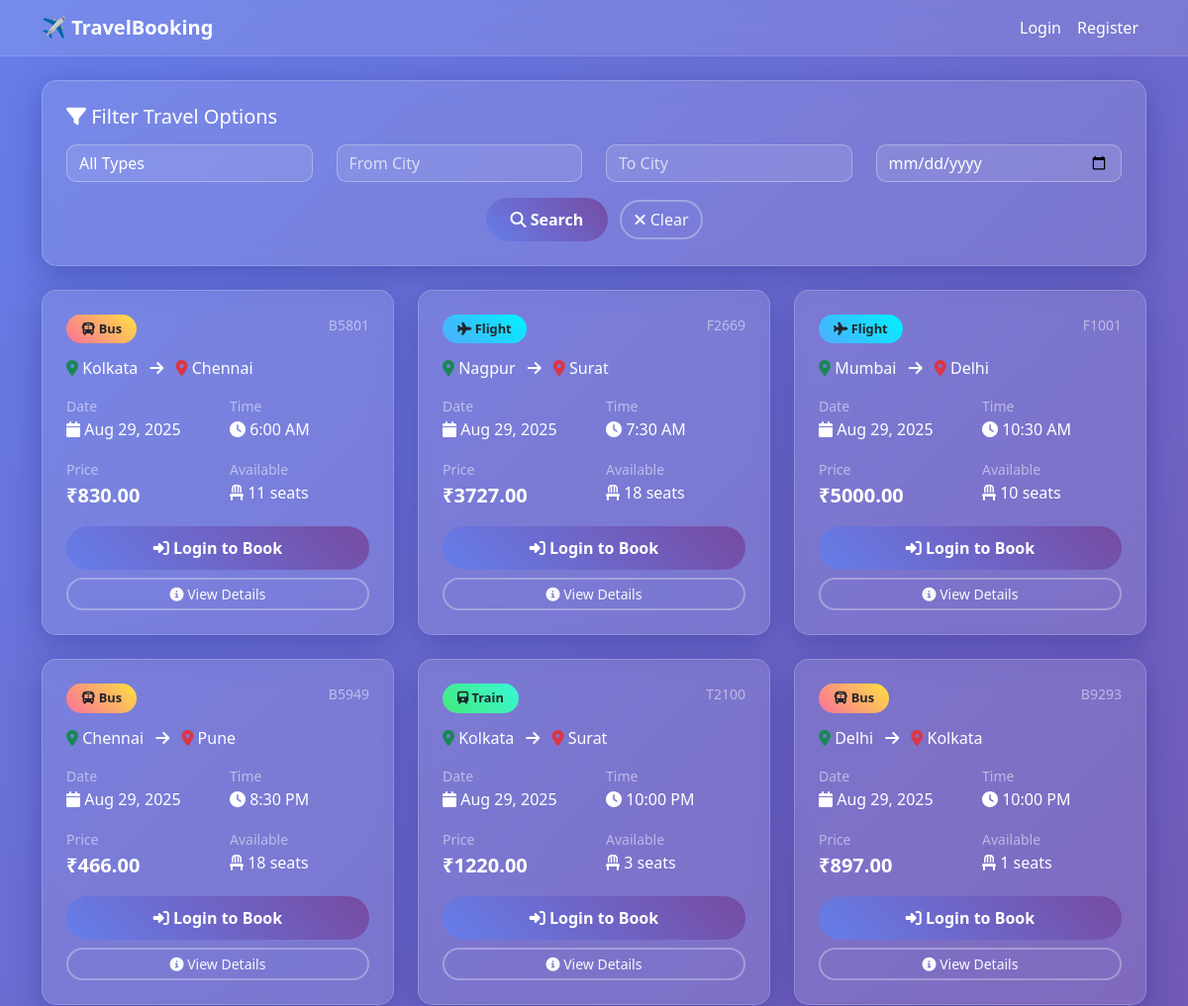
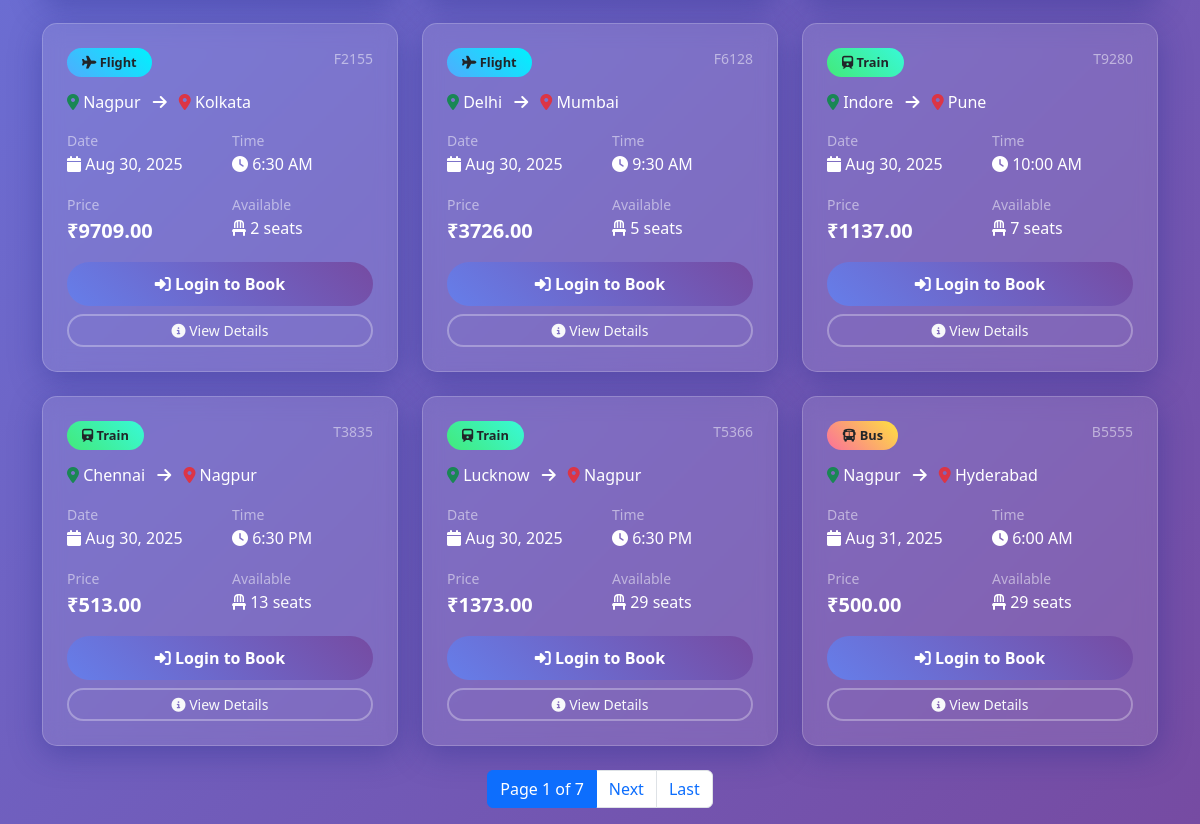
The page / on the database its author committed (2 pictures, top to bottom).
### booking/models.py (models this page shows, shortened)
class TravelOption(models.Model):
    TRAVEL_TYPES = [
        ('flight', 'Flight'),
        ('train', 'Train'),
        ('bus', 'Bus'),
    ]
    travel_id = models.CharField(max_length=20, unique=True)
    type = models.CharField(max_length=10, choices=TRAVEL_TYPES)
    source = models.CharField(max_length=100)
    destination = models.CharField(max_length=100)
    date = models.DateField()
    time = models.TimeField()
    price = models.DecimalField(max_digits=10, decimal_places=2, validators=[MinValueValidator(0)])
    available_seats = models.PositiveIntegerField(validators=[MinValueValidator(0)])
    created_at = models.DateTimeField(auto_now_add=True)
    updated_at = models.DateTimeField(auto_now=True)
    class Meta:
        ordering = ['date', 'time']

### travel/views.py (the view)
# urls.py: path('', views.travel_list, name='travel_list'),  # /booking/ -> booking travel list
def travel_list(request):
    travels = TravelOption.objects.all().order_by('date', 'time')
    travel_type = request.GET.get('type', '').strip()
    source = request.GET.get('source', '').strip()
    destination = request.GET.get('destination', '').strip()
    date = request.GET.get('date', '').strip()
    if travel_type:
        travels = travels.filter(type=travel_type)
    if source:
        travels = travels.filter(source__icontains=source)
    if destination:
        travels = travels.filter(destination__icontains=destination)
    if date:
        try:
            filter_date = datetime.strptime(date, '%Y-%m-%d').date()
            travels = travels.filter(date=filter_date)
        except ValueError:
            pass  # Invalid date format, ignore filter
    all_travels = TravelOption.objects.all()
    sources = list(all_travels.values_list('source', flat=True).distinct().order_by('source'))
    destinations = list(all_travels.values_list('destination', flat=True).distinct().order_by('destination'))
    travel_types = TravelOption.TRAVEL_TYPES
    current_filters = {
        'type': travel_type,
        'source': source,
        'destination': destination,
        'date': date,
    }
    paginator = Paginator(travels, 12)  # Show 12 travels per page
    page_number = request.GET.get('page')
    page_obj = paginator.get_page(page_number)
    print(f"Total travels found: {travels.count()}")
    print(f"Filters applied: {current_filters}")
    context = {
        'travels': travels,
        'page_obj': page_obj,
        'travel_types': travel_types,
        'sources': sources,
        'destinations': destinations,
        'current_filters': current_filters,
    }
    return render(request, "travel_list.html", context)

### templates/travel_list.html (shortened to what this page needs)
<!DOCTYPE html>
<html lang="en">
<head>
    <link href="https://cdnjs.cloudflare.com/ajax/libs/bootstrap/5.3.2/css/bootstrap.min.css" rel="stylesheet">
    <link href="https://cdnjs.cloudflare.com/ajax/libs/font-awesome/6.4.0/css/all.min.css" rel="stylesheet">
</head>
<body>
    <nav class="navbar navbar-expand-lg navbar-dark">
        <div class="container">
            <a class="navbar-brand fw-bold" href="{% url 'booking:travel_list' %}">
                ✈️ TravelBooking
            </a>
            <div class="collapse navbar-collapse" id="navbarNav">
                <ul class="navbar-nav ms-auto">
                    {% if user.is_authenticated %}
                        <li class="nav-item">
                            <a class="nav-link active" href="{% url 'booking:travel_list' %}">Destinations</a>
                        </li>
                        <li class="nav-item">
                            <a class="nav-link" href="{% url 'booking:my_bookings' %}">My Bookings</a>
                        </li>
                        <li class="nav-item">
                            <a class="nav-link" href="{% url 'accounts:profile' %}">Profile</a>
                        </li>
                        <li class="nav-item">
                            <a class="nav-link" href="{% url 'accounts:logout' %}">Logout</a>
                        </li>
                    {% else %}
                        <li class="nav-item">
                            <a class="nav-link" href="{% url 'accounts:login' %}">Login</a>
                        </li>
                        <li class="nav-item">
                            <a class="nav-link" href="{% url 'accounts:register' %}">Register</a>
                        </li>
                    {% endif %}
                </ul>
            </div>
        </div>
    </nav>
    <div class="container mt-4">
        <div class="filter-card p-4 mb-4">
            <h5 class="text-white mb-3"><i class="fas fa-filter"></i> Filter Travel Options</h5>
            <form method="get" id="filterForm">
                <div class="row">
                    <div class="col-md-3 mb-3">
                        <select name="type" class="form-select">
                            <option value="">All Types</option>
                        </select>
                    </div>
                    <div class="col-md-3 mb-3">
                        <input type="text" name="source" class="form-control" placeholder="From City"
                               value="{{ current_filters.source|default:'' }}" list="sources">
                    </div>
                    <div class="col-md-3 mb-3">
                        <input type="text" name="destination" class="form-control" placeholder="To City"
                               value="{{ current_filters.destination|default:'' }}" list="destinations">
                    </div>
                    <div class="col-md-3 mb-3">
                        <input type="date" name="date" class="form-control"
                               value="{{ current_filters.date|default:'' }}">
                    </div>
                </div>
                <div class="text-center">
                    <button type="submit" class="btn btn-primary me-2">
                        <i class="fas fa-search"></i> Search
                    </button>
                    <a href="{% url 'booking:travel_list' %}" class="btn btn-outline-light">
                        <i class="fas fa-times"></i> Clear
                    </a>
                </div>
            </form>
        </div>
        <div class="row">
            {% for travel in page_obj %}
                <div class="col-md-6 col-lg-4 mb-4">
                    <div class="travel-card p-4 h-100">
                        <div class="d-flex justify-content-between align-items-start mb-3">
                            <span class="travel-type-badge {{ travel.type }}">
                                {% if travel.type == 'flight' %}
                                    <i class="fas fa-plane"></i> {{ travel.get_type_display }}
                                {% elif travel.type == 'train' %}
                                    <i class="fas fa-train"></i> {{ travel.get_type_display }}
                                {% else %}
                                    <i class="fas fa-bus"></i> {{ travel.get_type_display }}
                                {% endif %}
                            </span>
                            <small class="text-white-50">{{ travel.travel_id }}</small>
                        </div>
                        <div class="mb-3">
                            <h6 class="text-white mb-2">
                                <i class="fas fa-map-marker-alt text-success"></i> {{ travel.source }}
                                <i class="fas fa-arrow-right mx-2"></i>
                                <i class="fas fa-map-marker-alt text-danger"></i> {{ travel.destination }}
                            </h6>
                        </div>
                        <div class="row mb-3">
                            <div class="col-6">
                                <small class="text-white-50">Date</small>
                                <div class="text-white">
                                    <i class="fas fa-calendar"></i> {{ travel.date|date:"M d, Y" }}
                                </div>
                            </div>
                            <div class="col-6">
                                <small class="text-white-50">Time</small>
                                <div class="text-white">
                                    <i class="fas fa-clock"></i> {{ travel.time|time:"g:i A" }}
                                </div>
                            </div>
                        </div>
                        <div class="row mb-3">
                            <div class="col-6">
                                <small class="text-white-50">Price</small>
                                <div class="text-white fw-bold fs-5">
                                    ₹{{ travel.price }}
                                </div>
                            </div>
                            <div class="col-6">
                                <small class="text-white-50">Available</small>
                                <div class="text-white">
                                    <i class="fas fa-chair"></i> {{ travel.available_seats }} seats
                                </div>
                            </div>
                        </div>
                        <div class="d-grid gap-2">
                            {% if user.is_authenticated %}
                                {% if travel.is_available %}
                                    <a href="{% url 'booking:book_travel' travel.id %}" class="btn btn-success">
                                        <i class="fas fa-ticket-alt"></i> Book Now
                                    </a>
                                {% else %}
                                    <button class="btn btn-secondary" disabled>
                                        <i class="fas fa-times"></i> Not Available
                                    </button>
                                {% endif %}
                            {% else %}
                                <a href="{% url 'accounts:login' %}" class="btn btn-primary">
                                    <i class="fas fa-sign-in-alt"></i> Login to Book
                                </a>
                            {% endif %}
                            <a href="{% url 'booking:travel_detail' travel.id %}" class="btn btn-outline-light btn-sm">
                                <i class="fas fa-info-circle"></i> View Details
                            </a>
                        </div>
                    </div>
                </div>
            {% endfor %}
        </div>
        {% if page_obj.has_other_pages %}
            <nav aria-label="Travel options pagination">
                <ul class="pagination justify-content-center">
                    <li class="page-item active">
                        <span class="page-link">
                            Page {{ page_obj.number }} of {{ page_obj.paginator.num_pages }}
                        </span>
                    </li>
                    {% if page_obj.has_next %}
                        <li class="page-item">
                            <a class="page-link" href="?{% for key, value in request.GET.items %}{% if key != 'page' %}{{ key }}={{ value }}&{% endif %}{% endfor %}page={{ page_obj.next_page_number }}">Next</a>
                        </li>
                        <li class="page-item">
                            <a class="page-link" href="?{% for key, value in request.GET.items %}{% if key != 'page' %}{{ key }}={{ value }}&{% endif %}{% endfor %}page={{ page_obj.paginator.num_pages }}">Last</a>
                        </li>
                    {% endif %}
                </ul>
            </nav>
        {% endif %}
    </div>

### templates/travel_list.html (style rules this page uses)
body { background: linear-gradient(135deg, #667eea 0%, #764ba2 100%); min-height: 100vh; font-family: 'Segoe UI', Tahoma, Geneva, Verdana, sans-serif; }
.navbar { background: rgba(255, 255, 255, 0.1) !important; backdrop-filter: blur(10px); border-bottom: 1px solid rgba(255, 255, 255, 0.1); }
.navbar-brand, .nav-link { color: white !important; font-weight: 500; }
.filter-card, .travel-card { backdrop-filter: blur(10px); background: rgba(255, 255, 255, 0.1); border: 1px solid rgba(255, 255, 255, 0.2); box-shadow: 0 8px 32px 0 rgba(31, 38, 135, 0.37); border-radius: 15px; }
.form-control, .form-select { background: rgba(255, 255, 255, 0.1); border: 1px solid rgba(255, 255, 255, 0.3); color: white; border-radius: 10px; }
.form-control::placeholder { color: rgba(255, 255, 255, 0.7); }
.form-select option { background: #333; color: white; }
.btn-primary { background: linear-gradient(45deg, #667eea, #764ba2); border: none; border-radius: 25px; padding: 10px 25px; font-weight: 600; }
.btn-outline-light { border-radius: 25px; border: 2px solid rgba(255, 255, 255, 0.3); }
.travel-type-badge { padding: 5px 15px; border-radius: 20px; font-size: 0.8rem; font-weight: 600; }
.flight { background: linear-gradient(45deg, #4facfe, #00f2fe); }
.train { background: linear-gradient(45deg, #43e97b, #38f9d7); }
.bus { background: linear-gradient(45deg, #fa709a, #fee140); }
.text-white { color: white !important; }
.text-white-50 { color: rgba(255, 255, 255, 0.5) !important; }

### rows shown on the page
TravelOption: type "Bus", travel_id "B5801", source "Kolkata", destination "Chennai", date "Aug 29, 2025", time "6:00 AM", price "830.00", available_seats "11"
TravelOption: type "Flight", travel_id "F2669", source "Nagpur", destination "Surat", date "Aug 29, 2025", time "7:30 AM", price "3727.00", available_seats "18"
TravelOption: type "Flight", travel_id "F1001", source "Mumbai", destination "Delhi", date "Aug 29, 2025", time "10:30 AM", price "5000.00", available_seats "10"
TravelOption: type "Bus", travel_id "B5949", source "Chennai", destination "Pune", date "Aug 29, 2025", time "8:30 PM", price "466.00", available_seats "18"
TravelOption: type "Train", travel_id "T2100", source "Kolkata", destination "Surat", date "Aug 29, 2025", time "10:00 PM", price "1220.00", available_seats "3"
TravelOption: type "Bus", travel_id "B9293", source "Delhi", destination "Kolkata", date "Aug 29, 2025", time "10:00 PM", price "897.00", available_seats "1"
TravelOption: type "Flight", travel_id "F2155", source "Nagpur", destination "Kolkata", date "Aug 30, 2025", time "6:30 AM", price "9709.00", available_seats "2"
TravelOption: type "Flight", travel_id "F6128", source "Delhi", destination "Mumbai", date "Aug 30, 2025", time "9:30 AM", price "3726.00", available_seats "5"
TravelOption: type "Train", travel_id "T9280", source "Indore", destination "Pune", date "Aug 30, 2025", time "10:00 AM", price "1137.00", available_seats "7"
TravelOption: type "Train", travel_id "T3835", source "Chennai", destination "Nagpur", date "Aug 30, 2025", time "6:30 PM", price "513.00", available_seats "13"
TravelOption: type "Train", travel_id "T5366", source "Lucknow", destination "Nagpur", date "Aug 30, 2025", time "6:30 PM", price "1373.00", available_seats "29"
TravelOption: type "Bus", travel_id "B5555", source "Nagpur", destination "Hyderabad", date "Aug 31, 2025", time "6:00 AM", price "500.00", available_seats "29"

### other values the page prints
{{ page_obj.number }} "1"
{{ page_obj.paginator.num_pages }} "7"
